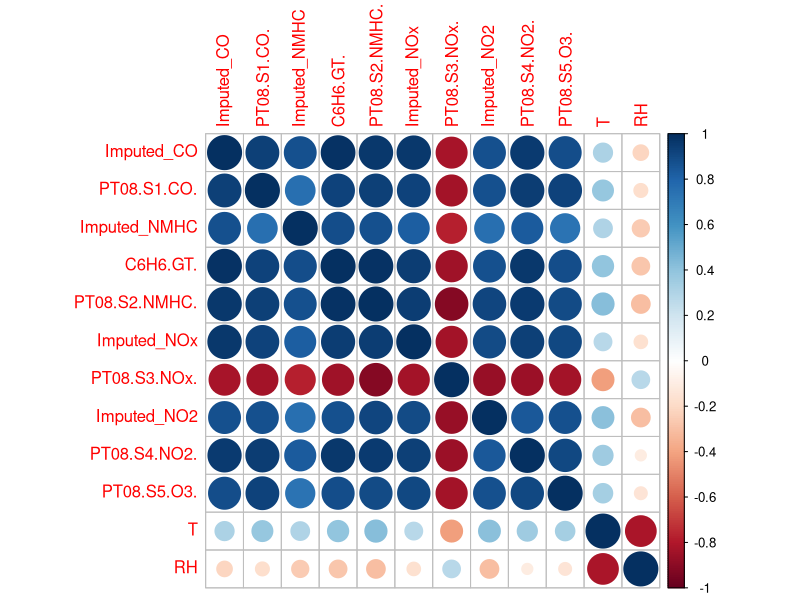
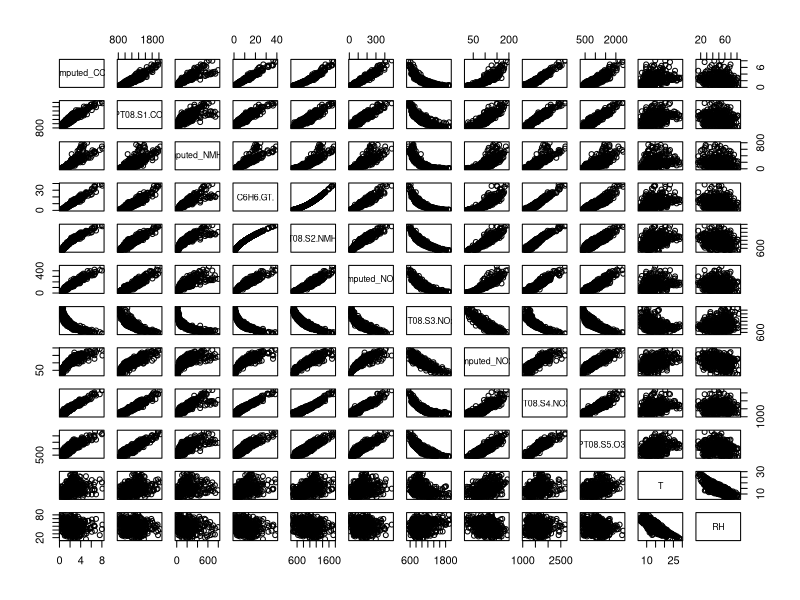
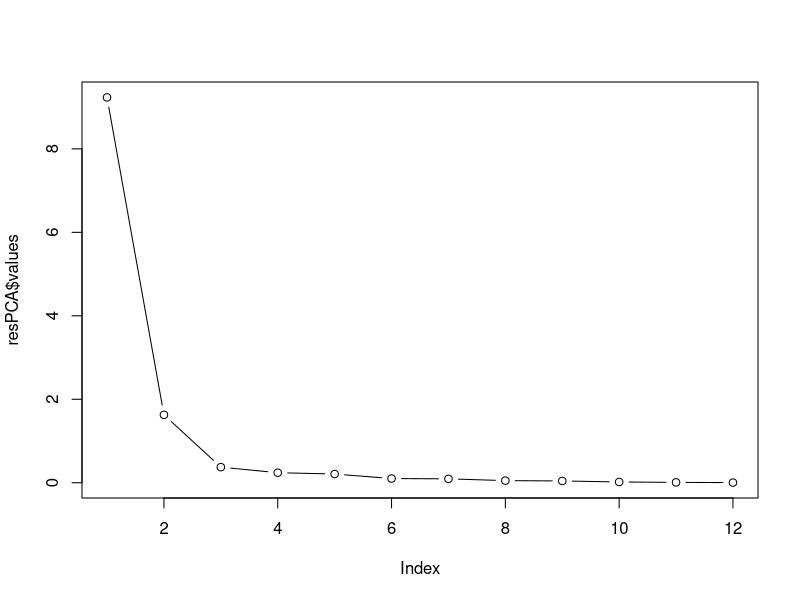
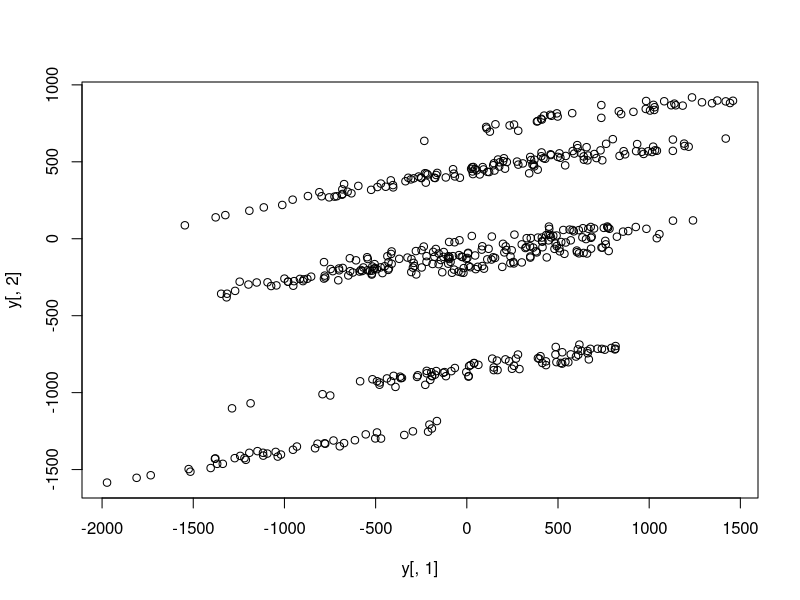
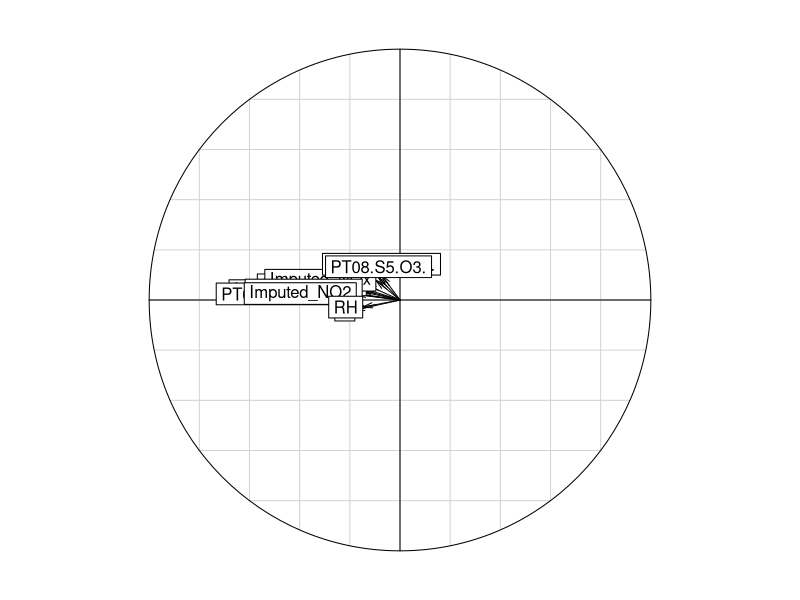

Reproduce these figures in R, in order.
# MATH2021-1 - High-dimensional statistics
# University of Liège
# Academic year 2022-2023
# Project : Exploratory data analysis
# File : dim_reduc.r
# Authors :
#     - Merle Corentin 
#     - Jad Akkawi
library(corrplot)

air_quality_data = read.table('cleanAirQuality.csv', sep=";", 
                              header=TRUE, stringsAsFactors=TRUE)

air_quality_data = subset (air_quality_data, select = c(-AH_bin, -Date, -Time))

attach(air_quality_data)

summary(air_quality_data)

C <- cor(air_quality_data)
corrplot(C, is.corr=TRUE)
pairs(air_quality_data)

xbar = apply(air_quality_data, 2, mean)
std <- var(air_quality_data)

# Trace: sum of diagonal values
TotStd<-sum(diag(std))
TotStd

resPCA<-eigen(C)
resPCA 

cbind(resPCA$values,resPCA$values/TotStd,cumsum(resPCA$values/TotStd))
j<-as.matrix(air_quality_data-matrix(xbar,nrow=dim(air_quality_data)[1],
                                     ncol=dim(air_quality_data)[2],byrow=TRUE))


plot(resPCA$values,type="b")


y<-as.matrix(air_quality_data-matrix(xbar,nrow=dim(air_quality_data)[1],
                                     ncol=11,byrow=TRUE))

y<-y %*% resPCA$vectors
plot(y[,1],y[,2])

res <- princomp(air_quality_data)
summary(res)
res$loadings

k<-matrix(std, nrow=dim(air_quality_data)[1], ncol=dim(air_quality_data)[2],byrow=TRUE)

cor(as.matrix(j/k), y)

# corrplot(cor(air_quality_data, as.matrix(air_quality_data) %*% resPCA$vectors))
# corrplot(cor(air_quality_data, y))
# corrplot(cor(j, y))
# corrplot(cor(as.matrix(j/k), y))


library(ade4)
#Selection of the two PC, e.g. PC 1 and PC2: 
rescor<-cor(as.matrix(j/k), y)[,1:2]
s.corcircle(rescor)
